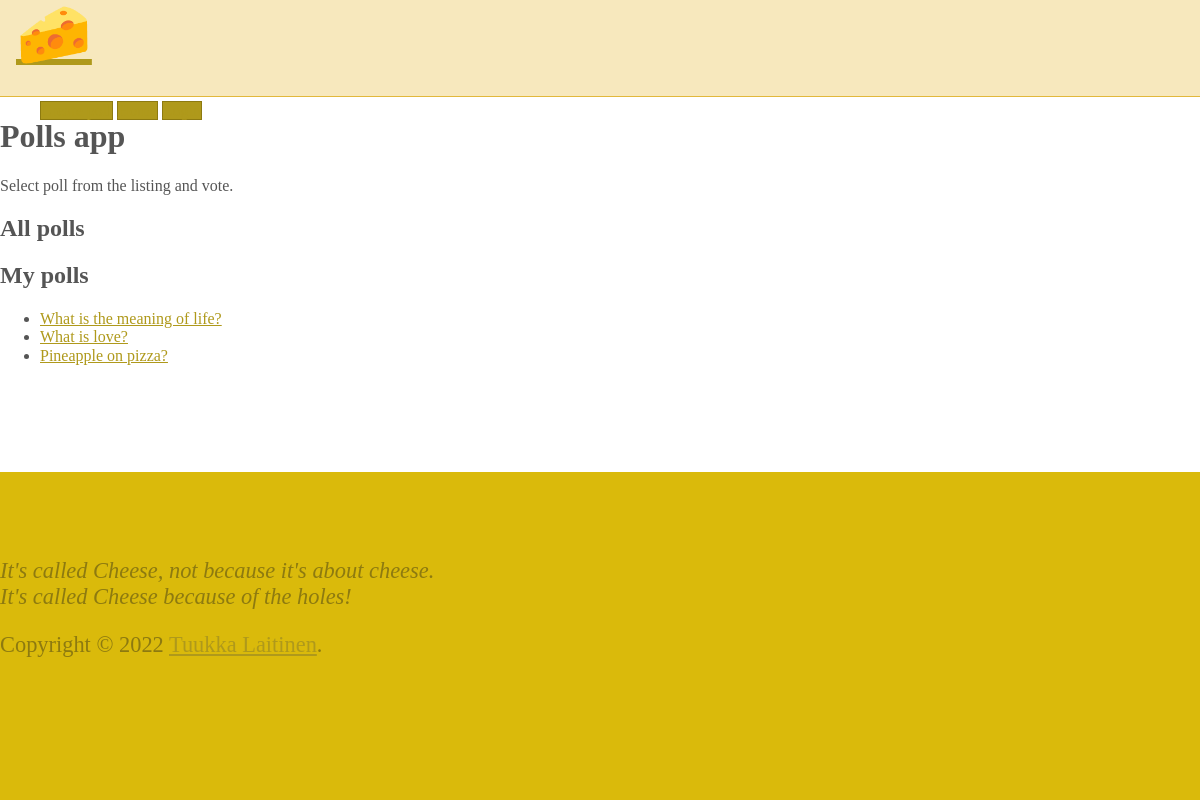
The page /question/ on the database its author committed.
### polls/models.py (models this page shows, shortened)
class Question(models.Model):
	question_text = models.CharField(max_length=200)
	pub_date = models.DateTimeField('date published')
	owner = models.ForeignKey(User, on_delete=models.CASCADE)

### polls/views.py (the view, shortened to what this page needs)
# urls.py: path('question/', views.question, name='question'),
@csrf_exempt
def question(request, question_id=-1):
	if request.method == 'GET':
		questions = Question.objects.raw("SELECT id, question_text, pub_date FROM polls_question;")
		if question_id != -1:
			query = f"SELECT * FROM polls_question WHERE id={question_id};"
			questions = Question.objects.raw(query)
		return render(request, 'polls/index.html', {'users_questions': questions})
	return HttpResponse('Nothing was found/added')

### polls/templates/polls/index.html (shortened to what this page needs)
{% extends 'base.html' %}
{% block content %}
<h1>Polls app</h1>
<p>Select poll from the listing and vote.</p>
<h2>All polls</h2>
<h2>My polls</h2>
{% if users_questions %}
<ul>
{% for question in users_questions %}
    <li><a href="/{{ question.id }}">{{ question.question_text }}</a></li>
{% endfor %}
</ul>
{% else %}
<p>No polls available.</p>
{% endif %}
{% endblock %}

### polls/static/polls/style.css (style rules this page uses)
body { color: #555; position: relative; min-height: 100vh; }
body::after { content: ''; display: block; height: 200px; }
a { color: #af991b; }

### rows shown on the page
Question: question_text "What is the meaning of life?"
Question: question_text "What is love?"
Question: question_text "Pineapple on pizza?"
